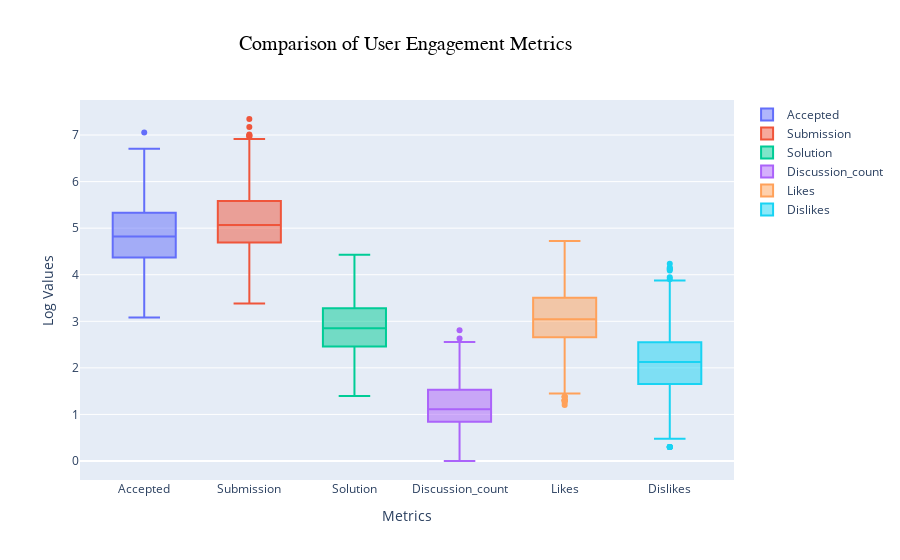

This figure's notebook cell:
### Code cell
# Create a subplot layout
fig = make_subplots(rows=1, cols=1)

# Create box plots for each column
for col in ['accepted', 'submission', 'solution', 'discussion_count', 'likes', 'dislikes']:
    # Add a box plot trace for each column
    fig.add_trace(go.Box(y=np.log10(df[col]+1), name=col.capitalize(), width=0.6), row=1, col=1)

fig.update_layout(
    title_text='Comparison of User Engagement Metrics',
    title_font=dict(size=20, family='Arial', color='black'),
    title_x=0.45,
    xaxis_title='Metrics',
    yaxis_title='Log Values',
    boxmode='group'
)

# Show the plot
fig.show()

### Figure 1 — Plotly figure (JSON) as saved in the notebook; plotly's stock layout.template omitted (floating-point values rounded to 4 significant figures; data arrays with more than 128 entries replaced by an {"elided": "..."} marker saying what was removed)
{"data": [{"name": "Accepted", "type": "box", "width": 0.6, "xaxis": "x", "y": {"elided": "3000 float values"}, "yaxis": "y"}, {"name": "Submission", "type": "box", "width": 0.6, "xaxis": "x", "y": {"elided": "3000 float values"}, "yaxis": "y"}, {"name": "Solution", "type": "box", "width": 0.6, "xaxis": "x", "y": {"elided": "3000 float values"}, "yaxis": "y"}, {"name": "Discussion_count", "type": "box", "width": 0.6, "xaxis": "x", "y": {"elided": "3000 float values"}, "yaxis": "y"}, {"name": "Likes", "type": "box", "width": 0.6, "xaxis": "x", "y": {"elided": "3000 float values"}, "yaxis": "y"}, {"name": "Dislikes", "type": "box", "width": 0.6, "xaxis": "x", "y": {"elided": "3000 float values"}, "yaxis": "y"}], "layout": {"boxmode": "group", "title": {"font": {"color": "black", "family": "Arial", "size": 20}, "text": "Comparison of User Engagement Metrics", "x": 0.45}, "xaxis": {"anchor": "y", "domain": [0, 1], "title": {"text": "Metrics"}}, "yaxis": {"anchor": "x", "domain": [0, 1], "title": {"text": "Log Values"}}}}
